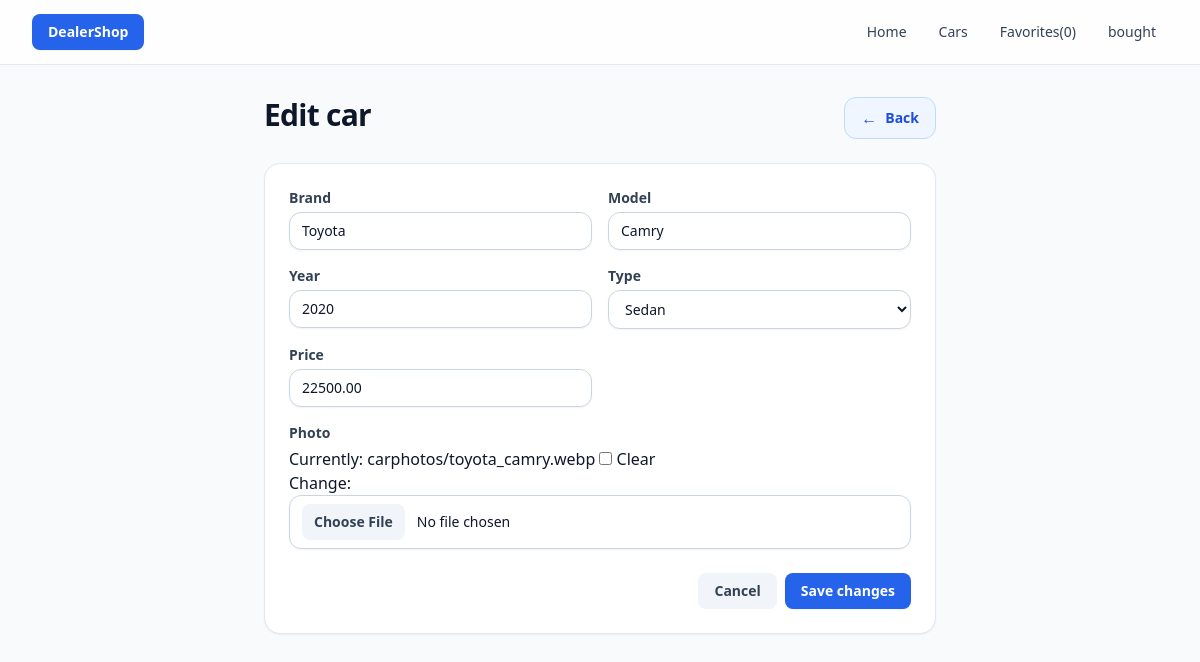
/cars/edit/1/, run on an earlier commit of the app's database.
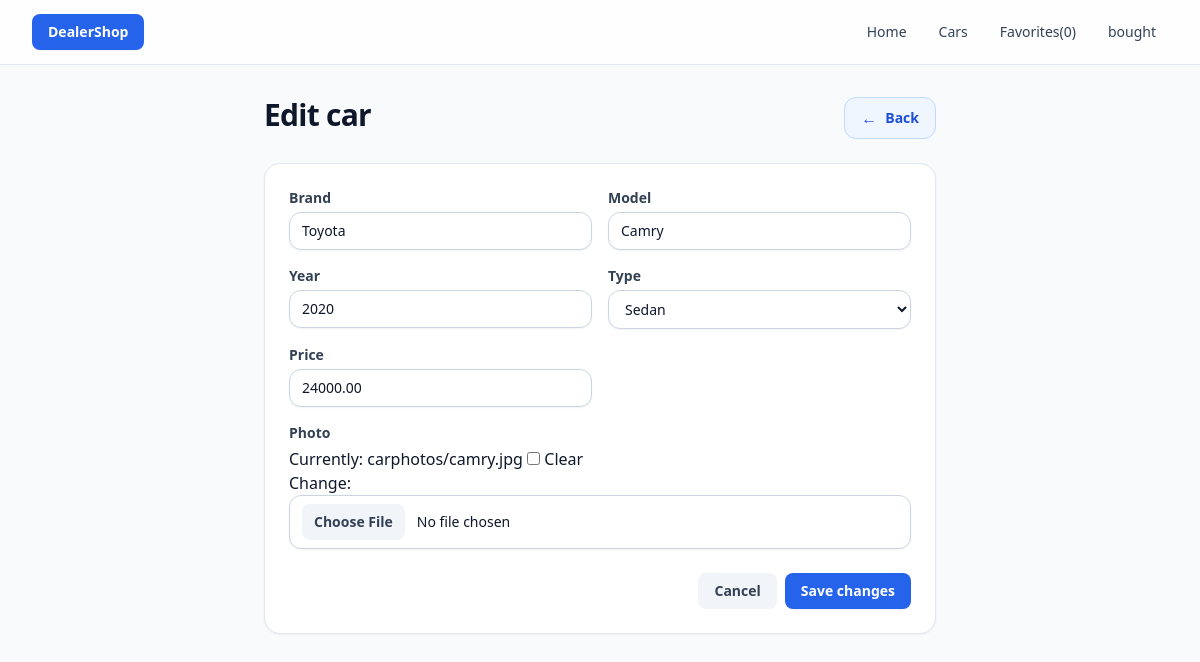
And on a later commit of the database.
### cars/models.py (models this page shows, shortened)
class Car(models.Model):
    TYPES = [
        ('SEDAN', 'Sedan'),
        ('SUV', 'SUV'),
        ('TRUCK', 'Truck'),
        ('COUPE', 'Coupe'),
        ('CONVERTIBLE', 'Convertible'),
    ]
    brand = models.CharField(max_length=100)
    model = models.CharField(max_length=100)
    year = models.IntegerField()
    type = models.CharField(max_length=20, choices=TYPES)
    price = models.DecimalField(max_digits=10, decimal_places=2)
    photo = models.ImageField(upload_to='carphotos/', null=True, blank=True)

### cars/views.py (the view)
# urls.py: path('edit/<int:car_id>/', cars.views.editCar),
def editCar(request, car_id):
    car = get_object_or_404(Car, id=car_id)
    if request.method == "POST":
        form = CarForm(request.POST, request.FILES, instance=car)
        if form.is_valid():
            car = form.save()
            messages.success(request, "Car updated successfully")
            return redirect(reverse("car_detail", args=[car.id]))
    else:
        form = CarForm(instance=car)
    return render(request, "cars/edit.html", {"form": form, "car": car})

### favorites/context_processor.py (called while the page is built)
def favorites_cars_count(request):
    return { 'fav_count': get_count_of_favorites_cars(request) }

### favorites/favorites.py (called while the page is built)
def get_favorites_cars(request):
    return request.session.get(FAVORITES_SESSION_KEY, [])

def get_count_of_favorites_cars(request):
    return len(get_favorites_cars(request))

### cars/templates/cars/edit.html
{% extends "layout.html" %}
{% block content %}
<div class="max-w-2xl mx-auto">
    {% include "components/page_header.html" with title="Edit car" back_href="/cars/"|add:car.id|add:"/" back_label="Back" %}
    {% include "components/car_form.html" with form=form cancel_href="/cars/"|add:car.id|add:"/" cancel_label="Cancel" submit_label="Save changes" %}
</div>
{% endblock %}

### cars/templates/components/car_form.html (shortened to what this page needs)
<div class="rounded-2xl border border-slate-200 bg-white shadow-sm">
    <form method="post" enctype="{{ enctype|default:'multipart/form-data' }}" class="p-5 sm:p-6">
        <div class="grid grid-cols-1 sm:grid-cols-2 gap-4">
            {% for field in form %}
            <div class="{% if field.name == 'photo' %}sm:col-span-2{% endif %}">
                <label class="block text-sm font-semibold text-slate-700 mb-1">{{ field.label }}</label>
                {{ field }}
            </div>
            {% endfor %}
        </div>
        <div class="mt-6 flex items-center justify-end gap-2">
            {% if cancel_href %}
            <a href="{{ cancel_href }}"
                class="inline-flex items-center rounded-lg bg-slate-100 px-4 py-2 text-sm font-semibold text-slate-700 hover:bg-slate-200">
                {{ cancel_label|default:"Cancel" }}
            </a>
            {% endif %}
            <button type="submit"
                class="inline-flex items-center rounded-lg bg-blue-600 px-4 py-2 text-sm font-semibold text-white hover:bg-blue-700 shadow-sm">
                {{ submit_label|default:"Save" }}
            </button>
        </div>
    </form>
</div>

What changed in the data, as far as the page shows it:
changed Car "Toyota": price "22500.00" → "24000.00"
Also different on the page:
text no longer shown: "Currently: carphotos/toyota_camry.webp Clear Change:"
text now shown: "Currently: carphotos/camry.jpg Clear Change:"
